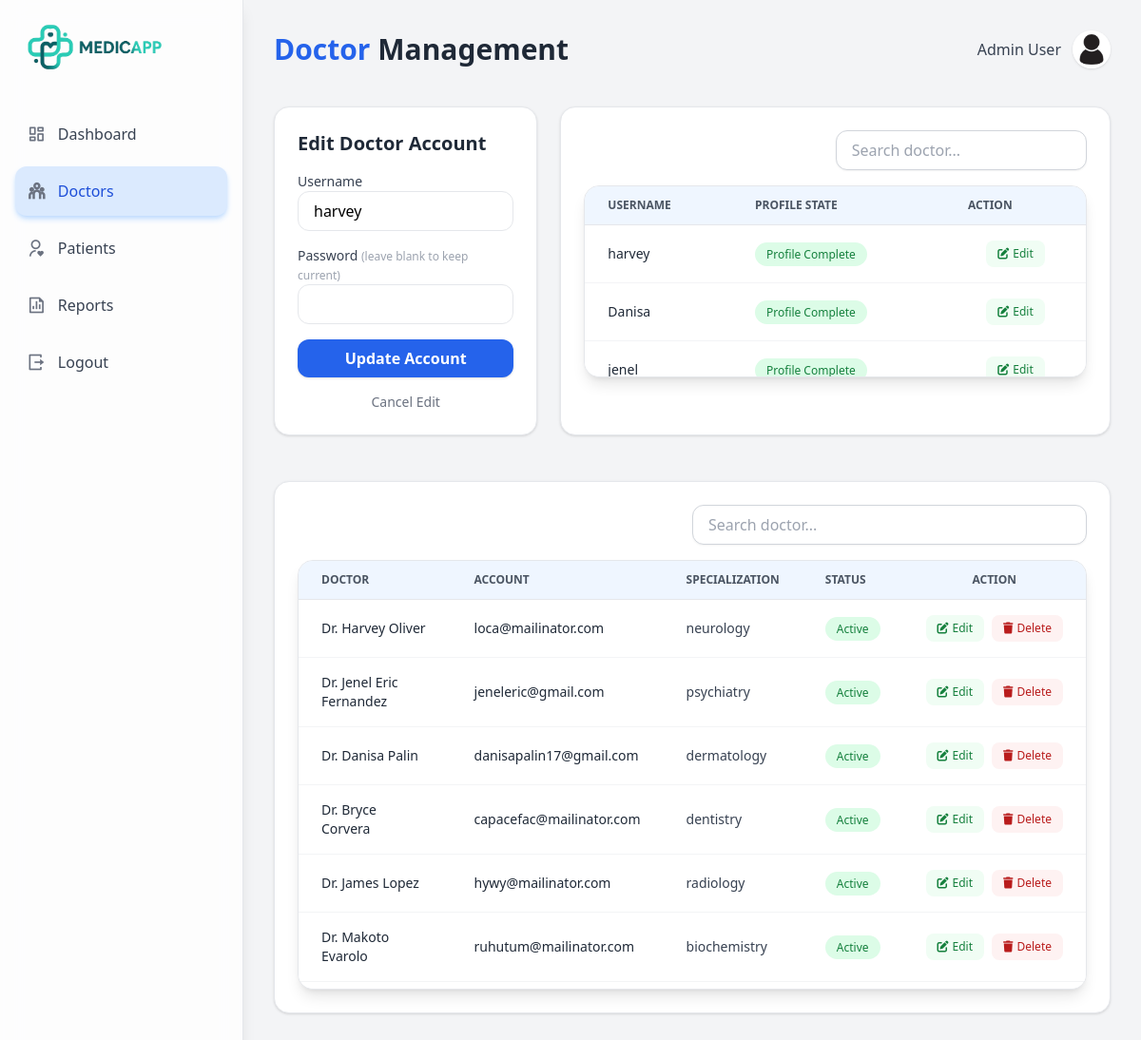
/admin/admin_doctors?account_id=2 (signed in), run on the app's committed database.
### app/models/account.py (models this page shows, shortened)
class Account(db.Model, UserMixin):
    __tablename__ = "account"
    account_id: Mapped[int] = mapped_column(
        Integer, primary_key=True, autoincrement=True
    )
    username: Mapped[str] = mapped_column(
        String(100), unique=True, nullable=False
    )
    password_hash: Mapped[str] = mapped_column(
        String(255), nullable=False
    )
    role: Mapped[str] = mapped_column(
        String(20), nullable=False
    )
    active: Mapped[bool] = mapped_column(
        Boolean, default=True, nullable=False
    )
    created_at: Mapped[datetime] = mapped_column(
        DateTime, default=datetime.utcnow
    )
    updated_at: Mapped[datetime] = mapped_column(
        DateTime,
        default=datetime.utcnow,
        onupdate=datetime.utcnow,
        nullable=False
    )
    last_login_at: Mapped[datetime] = mapped_column(           # ← NEW: tracks last login
        DateTime, default=datetime.utcnow, nullable=False
    )
    patient = relationship("Patient", back_populates="account", uselist=False)
    doctor = relationship("Doctor", back_populates="account", uselist=False)
    @property
    def is_authenticated(self):
        return True
    def is_admin(self) -> bool:
        return self.role == "admin"

### app/models/doctor.py (models this page shows)
class Doctor(db.Model):
    __tablename__ = "doctor"
    doctor_id: Mapped[int] = mapped_column(Integer, primary_key=True, autoincrement=True)
    account_id: Mapped[int] = mapped_column(ForeignKey("account.account_id"), unique=True)
    firstname: Mapped[str] = mapped_column(String(50), nullable=False)
    middlename: Mapped[str] = mapped_column(String(50), nullable=True)
    lastname: Mapped[str] = mapped_column(String(50), nullable=False)
    age: Mapped[int] = mapped_column(Integer, nullable=False)
    bloodtype: Mapped[str] = mapped_column(String(10), nullable=True)
    height: Mapped[str] = mapped_column(String(10), nullable=True)
    weight: Mapped[str] = mapped_column(String(10), nullable=True)
    specialization: Mapped[str] = mapped_column(String(100), nullable=True)
    gender: Mapped[str] = mapped_column(String(10), nullable=False)
    dob: Mapped[str] = mapped_column(String(10), nullable=False)
    pob: Mapped[str] = mapped_column(String(100), nullable=False)
    civilstatus: Mapped[str] = mapped_column(String(20), nullable=False)
    degree: Mapped[str] = mapped_column(String(100), nullable=False)
    nationality: Mapped[str] = mapped_column(String(100), nullable=False)
    religion: Mapped[str] = mapped_column(String(100), nullable=False)
    phone: Mapped[str] = mapped_column(String(20), nullable=False)
    email: Mapped[str] = mapped_column(String(100), nullable=False)
    profile_image: Mapped[str | None] = mapped_column(String(255), nullable=True)
    status: Mapped[str] = mapped_column(String(50), nullable=False, default='active')
    created_at: Mapped[datetime] = mapped_column(DateTime, default=datetime.utcnow, nullable=False)
    account: Mapped["Account"] = relationship(back_populates="doctor")
    appointments: Mapped[list["Appointment"]] = relationship(back_populates="doctor")
    records: Mapped[list["MedicalRecord"]] = relationship(back_populates="doctor")
    doctor_schedule: Mapped["Doctor_Schedule"] = relationship(back_populates="doctor")
    secretary: Mapped["Doctor_Secretary"] = relationship(back_populates="doctor")

### app/routes/admin/doctors.py (the view, shortened to what this page needs)
@admin_bp.route('/admin_doctors', methods=['GET', 'POST'])
@admin_required
def admin_doctors():
    account_id = request.args.get('account_id', type=int)
    edit_account = Account.query.get(account_id) if account_id else None
    doctors = Doctor.query.all()
    doctors_data = [
        {
            "doctor_id": d.doctor_id,
            "account_id": d.account_id,
            "firstname": d.firstname,
            "middlename": d.middlename,
            "lastname": d.lastname,
            "gender": d.gender,
            "dob": d.dob,
            "pob": d.pob,
            "bloodtype": d.bloodtype,
            "civilstatus": d.civilstatus,
            "nationality": d.nationality,
            "religion": d.religion,
            "phone": d.phone,
            "email": d.email,
            "age": d.age,
            "specialization": d.specialization,
            "profile_image": d.profile_image,
            "full_name": " ".join(filter(None, [
                d.firstname,
                d.middlename,
                d.lastname
            ]))
        }
        for d in doctors
    ]
    accounts = (
        db.session.query(Account)
        .outerjoin(Doctor, Doctor.account_id == Account.account_id)
        .filter(Account.role == 'doctor')
        .all()
    )
    return render_template('admin/admin_doctors.html',
                           accounts=accounts,
                           doctors=doctors_data,
                           edit_account=edit_account
                           )

### app/routes/auth/login.py (called while the page is built)
@login_manager.user_loader
def load_user(account_id):
    return Account.query.get(int(account_id))

### app/utils/admin_only.py (called while the page is built)
def admin_required(f):
    @wraps(f)
    def decorated_function(*args, **kwargs):
        if not current_user.is_authenticated or not current_user.is_admin():
            abort(403)
        return f(*args, **kwargs)
    return decorated_function

### app/templates/admin/admin_doctors.html (shortened to what this page needs)
{% extends 'base/layout.html' %}
{% block content %}
<div class="w-full flex bg-gray-100">
    {% include 'admin/admin_sidebar.html' %}
    <div class="flex-1 p-8">
        <div class="flex justify-between items-center mb-10">
            <h1 class="text-3xl font-bold text-gray-800">
                <span class="text-blue-600">Doctor</span> Management
            </h1>
            <div class="flex justify-end items-center gap-3">
                <span class="font-medium text-gray-700">Admin User</span>
                <img src="{{ url_for('static', filename='img/profile.jpg')}}"
                        alt="profile"
                        class="rounded-full w-10 h-10 shadow hover:scale-105 transition">
            </div>
        </div>
        <div class="grid grid-cols-3 gap-6">
            <div class="col-span-1 bg-white rounded-2xl shadow p-6 border">
                <h2 class="text-xl font-semibold text-gray-800 mb-4">
                    {{ 'Edit Doctor Account' if edit_account else 'Create Doctor Account' }}
                </h2>
                <form id="accountForm" method="POST" class="space-y-4">
                <div>
                    <label class="block text-sm font-medium text-gray-700">Username</label>
                    <input type="username" name="username"
                        value="{{ edit_account.username if edit_account else '' }}"
                        required
                        class="w-full px-4 py-2 border rounded-xl focus:ring-2 focus:ring-blue-500 outline-none">
                </div>
                <div>
                    <label class="block text-sm font-medium text-gray-700">
                        Password
                        {% if edit_account %}
                            <span class="text-xs text-gray-400">(leave blank to keep current)</span>
                        {% endif %}
                    </label>
                    <input type="password" name="password"
                        class="w-full px-4 py-2 border rounded-xl focus:ring-2 focus:ring-blue-500 outline-none">
                </div>
                <button type="submit"
                    class="w-full py-2 bg-blue-600 text-white font-semibold rounded-xl shadow hover:bg-blue-700 transition"
                    onclick="refreshAccounts()">
                    {{ 'Update Account' if edit_account else 'Create Account' }}
                </button>
                {% if edit_account %}
                    <a href="{{ url_for('admin.admin_doctors') }}"
                    class="block text-center text-sm text-gray-500 hover:underline">
                        Cancel Edit
                    </a>
                {% endif %}
            </form>
            </div>
            <div class="col-span-2 bg-white rounded-2xl shadow p-6 border">
                <div class="mb-4 flex justify-end">
                    <input type="text"
                        class="w-1/2 px-4 py-2 rounded-xl border border-gray-300 shadow-sm focus:ring-2 focus:ring-blue-500 outline-none transition"
                        placeholder="Search doctor..."
                        name="q"
                        hx-get="/search"
                        hx-trigger="keyup changed delay:500ms"
                        hx-target="#results">
                </div>
                <div class="bg-white shadow-lg rounded-2xl border border-gray-200 overflow-hidden">
                    <div class="max-h-[200px] overflow-y-auto">
                        <table class="min-w-full divide-y divide-gray-200">
                            <thead class="bg-blue-50 sticky top-0 z-10">
                                <tr>
                                    <th class="px-6 py-3 text-left text-xs font-semibold text-gray-600 uppercase">Username</th>
                                    <th class="px-6 py-3 text-left text-xs font-semibold text-gray-600 uppercase">Profile State</th>
                                    <th class="px-6 py-3 text-left text-xs font-semibold text-gray-600 uppercase">Action</th>
                                </tr>
                            </thead>
                            <tbody id="accountsResults" class="divide-y divide-gray-100 bg-white transition-opacity duration-300">
                                {% include 'admin/partials/accounts_table_body.html' %}
                            </tbody>
                        </table>
                    </div>
                </div>
            </div>
        </div>
        <div class="w-full bg-white rounded-2xl shadow p-6 border mt-12">
            <div class="mb-4 flex justify-end">
                <input type="text"
                    class="w-1/2 px-4 py-2 rounded-xl border border-gray-300 shadow-sm focus:ring-2 focus:ring-blue-500 outline-none transition"
                    placeholder="Search doctor..."
                    name="q"
                    hx-get="/search"
                    hx-trigger="keyup changed delay:500ms"
                    hx-target="#results">
            </div>
            <div class="bg-white shadow-lg rounded-2xl border border-gray-200 overflow-hidden">
                <div class="max-h-[450px] overflow-y-auto">
                    <table class="min-w-full divide-y divide-gray-200">
                        <thead class="bg-blue-50">
                            <tr>
                                <th class="px-6 py-3 text-left text-xs font-semibold text-gray-600 uppercase">Doctor</th>
                                <th class="px-6 py-3 text-left text-xs font-semibold text-gray-600 uppercase">Account</th>
                                <th class="px-6 py-3 text-left text-xs font-semibold text-gray-600 uppercase">Specialization</th>
                                <th class="px-6 py-3 text-left text-xs font-semibold text-gray-600 uppercase">Status</th>
                                <th class="px-6 py-3 text-left text-xs font-semibold text-gray-600 uppercase flex justify-center">Action</th>
                            </tr>
                        </thead>
                        <tbody id="doctorsResults" class="divide-y divide-gray-100 bg-white">
                            {% for doctor in doctors %}
                            <tr class="hover:bg-blue-50 transition">
                                <td class="px-6 py-4 text-sm font-medium text-gray-800">
                                    Dr. {{ doctor.firstname }} {{ doctor.lastname }}
                                </td>
                                <td class="px-6 py-4 text-sm font-medium text-gray-800">
                                    {{ doctor.email }}
                                </td>
                                <td class="px-6 py-4 text-sm text-gray-700">
                                    {{ doctor.specialization }}
                                </td>
                                <td class="px-6 py-4 text-sm">
                                    <span class="px-3 py-1 rounded-full text-xs font-medium
                                                bg-green-100 text-green-700">
                                        Active
                                    </span>
                                </td>
                                <td class="px-6 py-4 whitespace-nowrap text-center">
                                    <div class="flex items-center justify-center gap-2">
                                        <a href="{{ url_for('admin.edit_doctor', doctor_id=doctor.doctor_id) }}"
                                           class="inline-flex items-center gap-1 px-3 py-1.5 text-xs font-medium text-green-700 bg-green-50 rounded-lg hover:bg-green-100 transition"
                                           title="Edit Doctor">
                                            <i class="fas fa-edit"></i>
                                            Edit
                                        </a>
                                        <button onclick="confirmDelete({{ doctor.doctor_id }}, '{{ doctor.firstname }} {{ doctor.lastname }}')"
                                                class="inline-flex items-center gap-1 px-3 py-1.5 text-xs font-medium text-red-700 bg-red-50 rounded-lg hover:bg-red-100 transition"
                                                title="Delete Doctor">
                                            <i class="fas fa-trash"></i>
                                            Delete
                                        </button>
                                    </div>
                                </td>
                            </tr>
                            {% endfor %}
                        </tbody>
                    </table>
                </div>
            </div>
        </div>
    </div>
</div>
{% endblock %}

### app/templates/admin/partials/accounts_table_body.html (shortened to what this page needs)
{% for account in accounts %}
<tr class="hover:bg-blue-50 transition">
    <td class="px-6 py-4 text-sm font-medium text-gray-800">
        {{ account.username }}
    </td>
    <td class="px-6 py-4 text-sm">
        {% if account.doctor %}
            <span class="px-3 py-1 rounded-full text-xs font-medium bg-green-100 text-green-700">
                Profile Complete
            </span>
        {% endif %}
    </td>
    <td class="px-6 py-4 whitespace-nowrap text-center">
        <div class="flex items-center justify-center gap-2">
            <a href="{{ url_for('admin.admin_doctors', account_id=account.account_id) }}"
                class="inline-flex items-center gap-1 px-3 py-1.5 text-xs font-medium text-green-700 bg-green-50 rounded-lg hover:bg-green-100 transition"
                title="Edit Account">
                <i class="fas fa-edit"></i>
                Edit
            </a>
        </div>
    </td>
</tr>
{% endfor %}

### data on the page
Account: username "harvey"
Account: username "Danisa"
Account: username "jenel"
Doctor: firstname "Harvey", lastname "Oliver", email "loca@mailinator.com", specialization "neurology"
Doctor: firstname "Jenel Eric", lastname "Fernandez", email "jeneleric@gmail.com", specialization "psychiatry"
Doctor: firstname "Danisa", lastname "Palin", email "danisapalin17@gmail.com", specialization "dermatology"
Doctor: firstname "Bryce", lastname "Corvera", email "capacefac@mailinator.com", specialization "dentistry"
Doctor: firstname "James", lastname "Lopez", email "hywy@mailinator.com", specialization "radiology"
Doctor: firstname "Makoto", lastname "Evarolo", email "ruhutum@mailinator.com", specialization "biochemistry"

### other printed values
{{ 'Edit Doctor Account' if edit_account else 'Create Doctor Account' }} "Edit Doctor Account"
{{ 'Update Account' if edit_account else 'Create Account' }} "Update Account"
